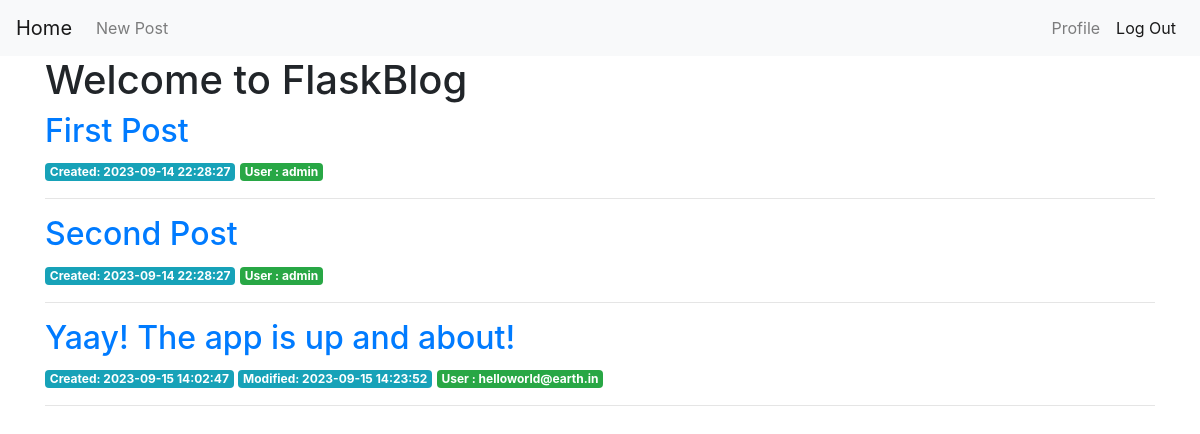
The page /posts on the database its author committed.
### tables this page shows
CREATE TABLE posts (
    id INTEGER PRIMARY KEY AUTOINCREMENT,
    email TEXT NOT NULL,
    created TIMESTAMP NOT NULL DEFAULT CURRENT_TIMESTAMP,
    modified TIMESTAMP,
    title TEXT NOT NULL,
    content TEXT NOT NULL
);

### main.py (the view)
@main.route('/posts')
def posts():
    conn = get_db_connection()
    posts = conn.execute('SELECT * FROM posts').fetchall()
    conn.close()
    return render_template('posts.html', posts=posts)

### main.py (called while the page is built)
def get_db_connection():
    conn = sqlite3.connect('project\database.db')
    conn.row_factory = sqlite3.Row
    return conn

### templates/posts.html
{% extends 'base2.html' %}
{% block content %}
    <h1>{% block title %} Welcome to FlaskBlog {% endblock %}</h1>
    {% for post in posts %}
        <a href="{{ url_for('main.post', post_id=post['id']) }}">
            <h2>{{ post['title'] }}</h2>
        </a>
        <span class="badge badge-info">Created: {{ post['created'] }}</span>
        {% if post['modified'] is not none %}
            <span class="badge badge-info">Modified: {{ post['modified'] }}</span>
        {% endif %}
        <span class="badge badge-success">User : {{ post['email'] }}</span>
        <hr>
    {% endfor %}
{% endblock %}

### templates/base2.html (shortened to what this page needs)
<!doctype html>
<html lang="en">
  <head>
    <link rel="stylesheet" href="https://stackpath.bootstrapcdn.com/bootstrap/4.3.1/css/bootstrap.min.css">
  </head>
  <body>
    <nav class="navbar navbar-expand-md navbar-light bg-light">
        <a class="navbar-brand" href="{{ url_for('main.index')}}">Home</a>
        <div class="collapse navbar-collapse" id="navbarNav">
            <ul class="navbar-nav">
            <li class="nav-item">
              <a class="nav-link" href="{{url_for('main.create')}}">New Post</a>
            </li>
            </ul>
            <ul class="navbar-nav ml-auto">
              <li class="nav-item">
                <a class="nav-link" href="{{url_for('main.profile')}}">Profile</a>
              </li>
              <li class="nav-item active">
                  <a class="nav-link" href="{{url_for('auth.logout')}}">Log Out</a>
              </li>
          </ul>
        </div>
    </nav>
    <div class="container">
        {% block content %} {% endblock %}
    </div>
  </body>
</html>

### rows shown on the page
posts: title "First Post", created "2023-09-14 22:28:27", email "admin"
posts: title "Second Post", created "2023-09-14 22:28:27", email "admin"
posts: title "Yaay! The app is up and about!", created "2023-09-15 14:02:47", modified "2023-09-15 14:23:52", email "helloworld@earth.in"
